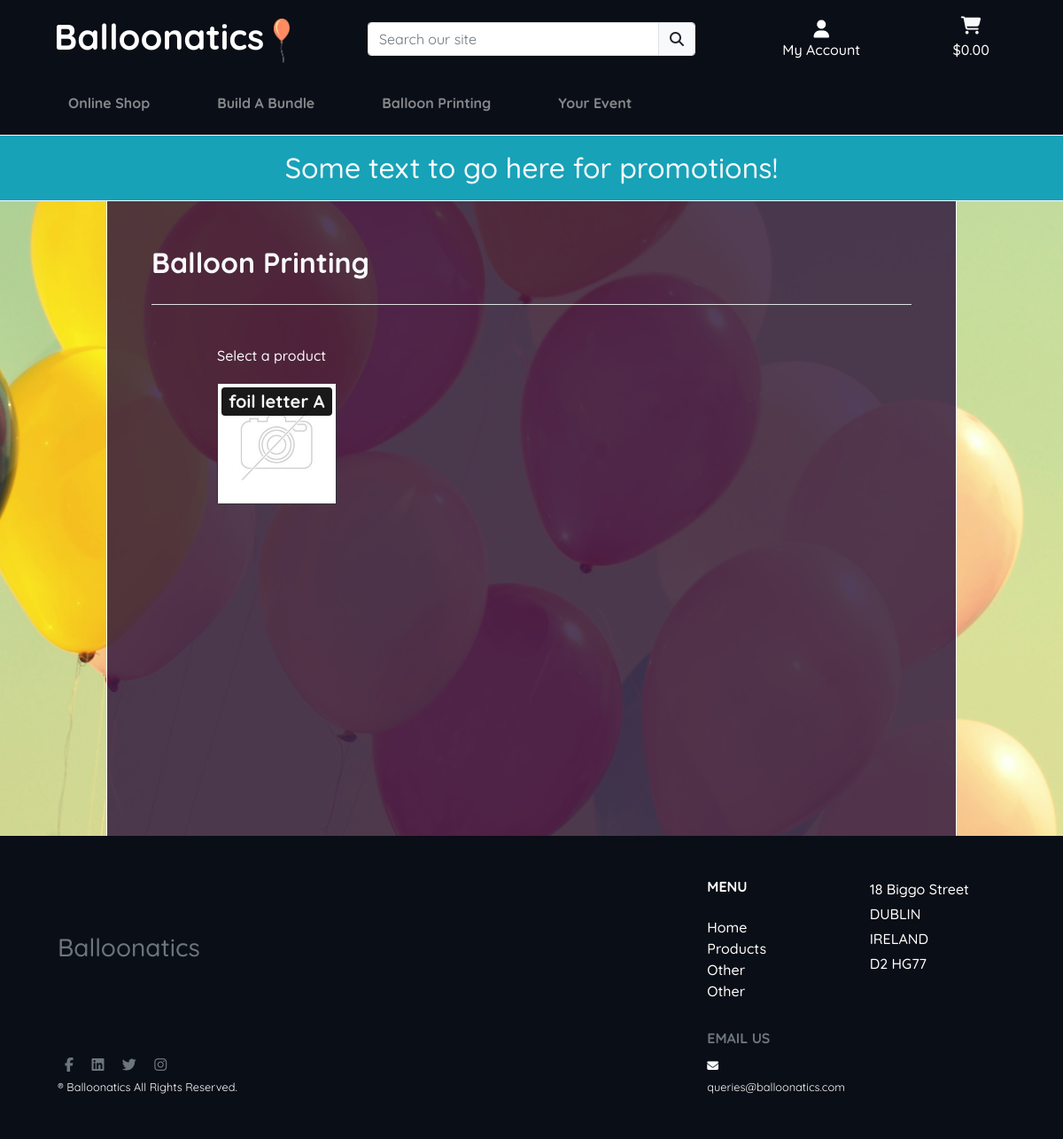
The app's page /printing/load/, older data.
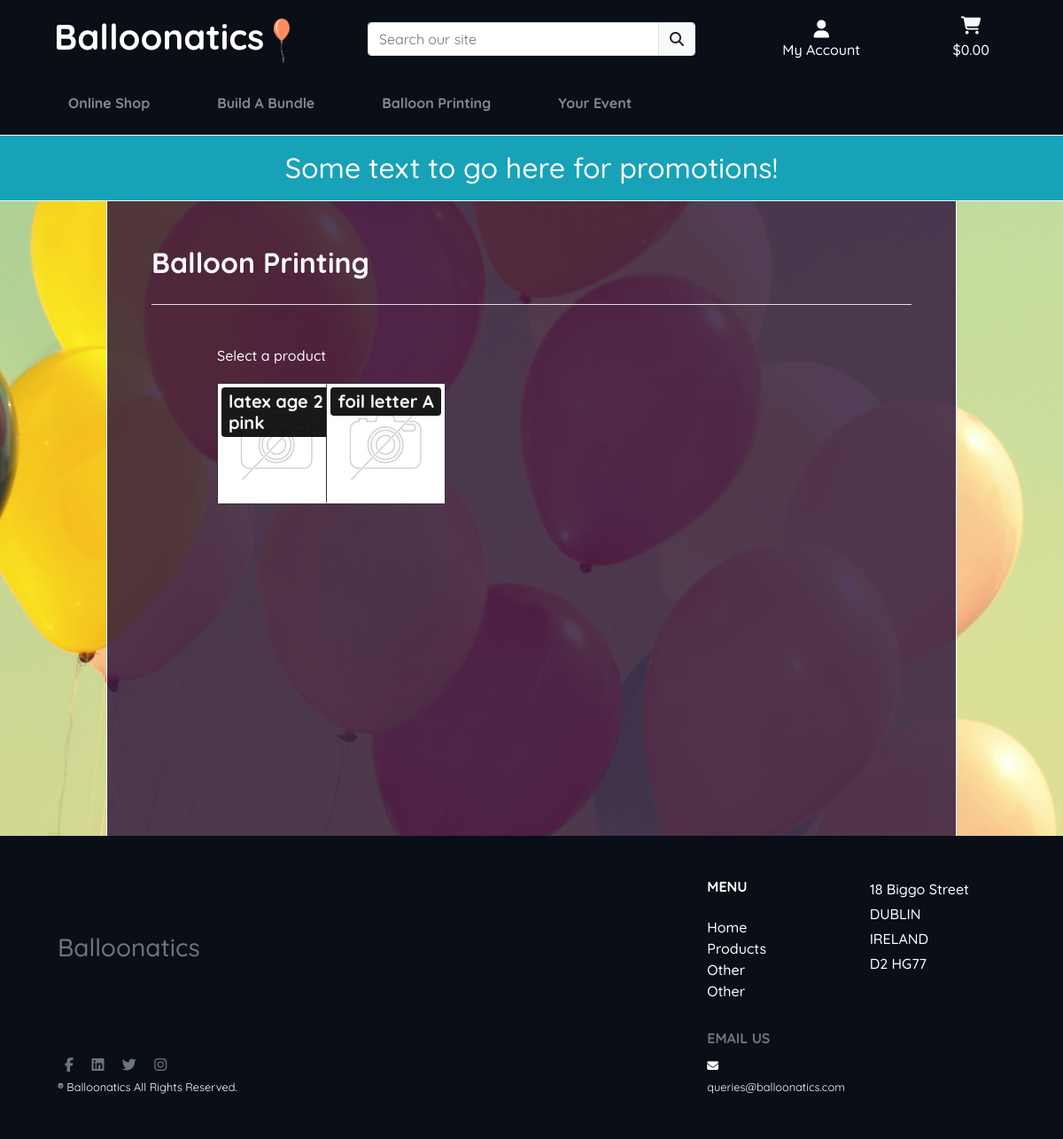
The same page, newer data.
### products/models.py (models this page shows, shortened)
class Product(models.Model):
    name = models.CharField(max_length=254, null=False, blank=False)
    category = models.ForeignKey('Category', null=True, blank=True,
                                 on_delete=models.SET_NULL)
    sub_category = models.ForeignKey('Sub_Category', null=True, blank=True,
                                     on_delete=models.SET_NULL)
    material = models.ForeignKey('Material', null=True, blank=True,
                                 on_delete=models.SET_NULL)
    uuid = models.CharField(max_length=254, null=True, blank=True)
    description = models.TextField()
    full_price = models.DecimalField(max_digits=6, decimal_places=2, blank=False,
                                default=0.00, validators=[MinValueValidator(
                                    Decimal('0.00'))])
    discounted_price = models.DecimalField(max_digits=6, decimal_places=2,
                                           blank=False, default=0.00,
                                           validators=[MinValueValidator(
                                               Decimal('0.00'))])
    rating = models.DecimalField(max_digits=6, decimal_places=2, null=True,
                                 blank=True, validators=[MinValueValidator(
                                     Decimal('0.00')), MaxValueValidator(
                                         Decimal('5.00'))])
    image = models.ImageField(null=True, blank=True)
    message = models.CharField(max_length=254, null=True, blank=True)
    is_printable = models.BooleanField(default=False)
    age = models.PositiveIntegerField(null=True, blank=True)
    color = models.ForeignKey('Color', null=True, blank=True,
                              on_delete=models.SET_NULL)
    size = models.ForeignKey('Size', null=True, blank=True,
                             on_delete=models.SET_NULL)
    qty_held = models.PositiveIntegerField(default=0)
    shipped_inflated = models.BooleanField(default=False)
    qty_in_bag = models.PositiveIntegerField(default=0) #remove and use annotation

### printing/views.py (the view)
# urls.py: path('load/', views.load_print_selector, name='load_print_selector'),
def load_print_selector(request):
    products = Product.objects.filter(is_printable=True)
    context = {
        'products': products,
        'cntxt': 'add'
    }
    return render(request, 'printing/printing.html', context)

### cart/contexts.py (called while the page is built, shortened)
def cart_contents(request):
    cart_items = []
    total = 0
    product_count = 0
    delivery = 0.00
    cart = request.session.get('cart', {'products':{},'bundles':{},'custom_prints':{}})
    print(cart)
    if total > 0:
        delivery = round((total * Decimal(
            settings.DELIVERY_SURCHARGE)), 2)
    grand_total = Decimal(total) + Decimal(delivery)
    context = {
        'cart_items': cart_items,
        'total': total,
        'grand_total': grand_total,
        'product_count': product_count,
        'delivery': delivery,
    }
    return context

### home/contexts.py (called while the page is built)
def configure_toasts(request):
    if 'toast_autohide' in request.POST:
        toast_autohide = request.POST['toast_autohide']
    else:
        toast_autohide = settings.TOAST_AUTOHIDE
    if 'toast_delay' in request.POST:
        toast_delay = request.POST['toast_delay']
    else:
        toast_delay = settings.TOAST_DELAY
    return {
        'toast_delay': toast_delay,
        'toast_autohide': toast_autohide
    }

### printing/templates/printing/printing.html (shortened to what this page needs)
{% extends 'base.html' %}
{% load static %}
{% block content %}
<div class="container bg-container-dark text-light">
    <div class="row">
        <div class="col-12 col-md-10 text-center text-md-left my-1">
            <h2><strong>Balloon Printing</strong></h2>
        </div>
    </div>
    <hr class="bg-light">
    {% if products %}
        <div class="row mt-5 mb-1">
            <div class="col-10 offset-1">
                <h6>Select a product</h6>
            </div>
        </div>
        <div class="row">
            <div class="col-10 offset-1">
                <div class="row">
                    {% for product in products %}
                        {% include './includes/card.html' with result=product cntxt=cntxt %}
                    {% endfor %}
                </div>
            </div>
        </div>
    {% endif %}
</div>
{% endblock %}

### printing/templates/printing/includes/card.html (shortened to what this page needs)
<div class="col-12 col-md-4 col-lg-3 col-xl-2">
    <div class="card bg-dark text-light print-card rounded-3 my-2">
        <a href="{% if cntxt == 'add' %}{% url 'new_order_handler' %}?select_product={{result.id}}{%else%}#{% endif %}" class="print-card-select">
            {% if result.image %}
                <img src="{{ result.image.url }}" class="card-img-tn img-fluid" alt="{{ result.name }}">
            {% else %}
                <img src="{{MEDIA_URL}}noimage.png" class="card-img-tn img-fluid" alt="{{ result.name }}">
            {% endif %}
            <div class="card-img-overlay">
                <div style="background-color: rgba(0, 0, 0, 0.9)" class="pl-2 py-1 rounded-3">
                    <h5 class="card-title mb-0 text-light"><strong>{{ result.name }}</strong></h5>
                </div>
            </div>
        </a>
    </div>
</div>

Row changes from the older to the newer data that the page shows:
now on this page (row edited): Product: name "latex age 2 pink"
